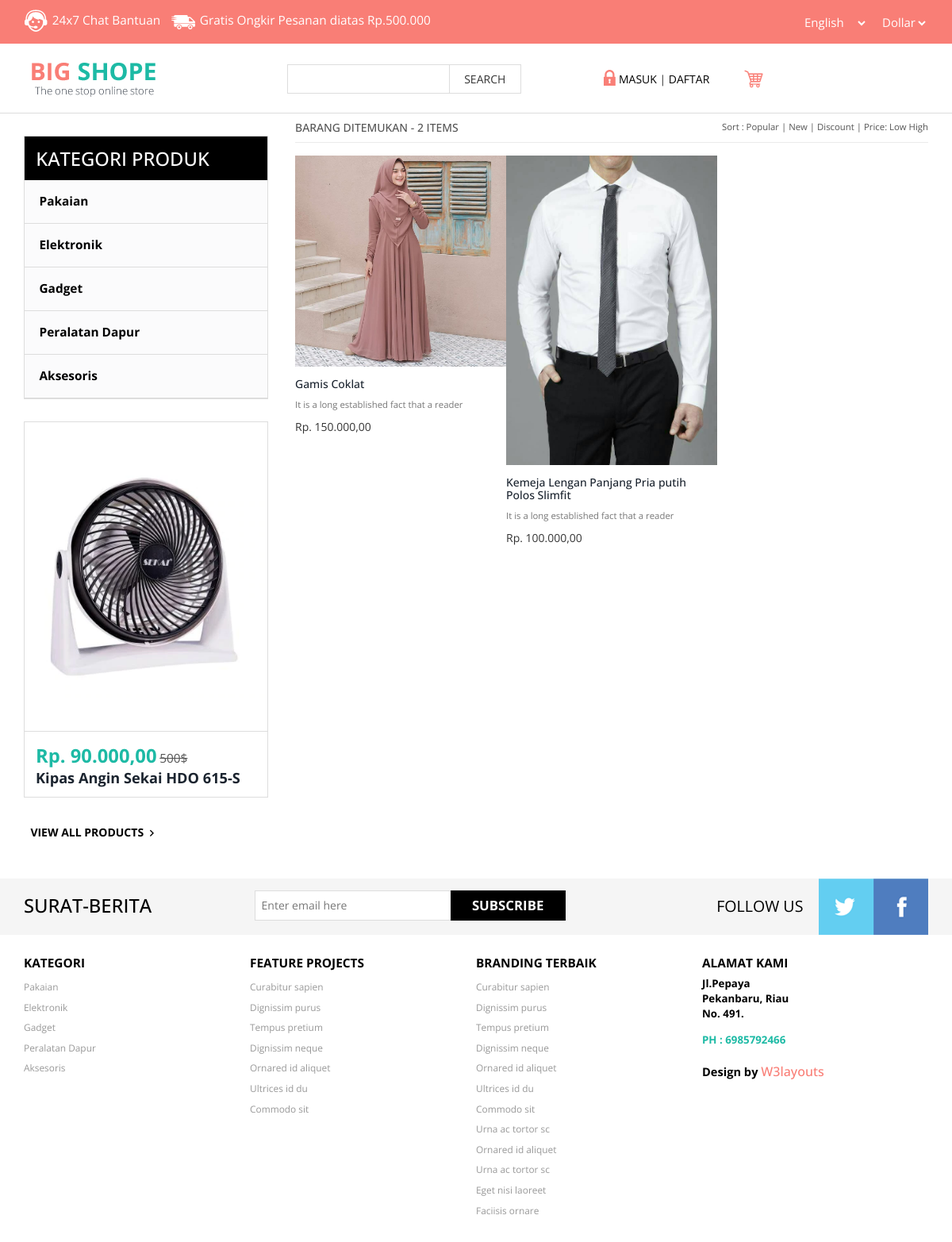
The page /product.php?id=4 on the database its author committed.
### tables this page shows
CREATE TABLE `tb_barang` (
  `kd_barang` int(11) NOT NULL,
  `nama` varchar(50) NOT NULL,
  `id_kategori` varchar(10) NOT NULL,
  `deskripsi` text NOT NULL,
  `jumlah_brg` int(11) NOT NULL,
  `headline` enum('Y','T') NOT NULL,
  `tgl_masuk` date NOT NULL,
  `hrg_jual` double NOT NULL,
  `terjual` int(11) NOT NULL,
  `foto` text NOT NULL,
  `stok_barang` int(5) NOT NULL
);

CREATE TABLE `tb_kategori` (
  `id_kategori` int(11) NOT NULL,
  `nama_kategori` varchar(50) NOT NULL
);

### config/functions.php (called while the page is built, shortened)
<?php
function base_url($url = null) {
	$base_url = 'http://localhost/toko-line-doo/';
	if($url != null) {
		return $base_url . $url;
	} else {
		return $base_url;
	}
}

### product.php (the view, shortened to what this page needs)
<?php
require_once 'config/functions.php';
$idH = $_GET['id'];
$kategoriB = "SELECT * FROM tb_barang WHERE id_kategori = $idH";
?>
<!DOCTYPE html>
<html>
<head>
<link href="css/bootstrap.css" rel="stylesheet" type="text/css" media="all" />
<link href="css/style.css" rel="stylesheet" type="text/css" media="all" />
<link href="paneladmin/lib/font-awesome/css/font-awesome.css" rel="stylesheet" />
</head>
<body>
	<div class="header">
		<div class="top-header">
			<div class="container">
				<div class="top-header-left">
					<ul class="support">
						<li><a href="#"><label> </label></a></li>
						<li><a href="#">24x7 Chat<span class="live"> Bantuan</span></a></li>
					</ul>
					<ul class="support">
						<li class="van"><a href="#"><label> </label></a></li>
						<li><a href="#">Gratis Ongkir <span class="live">Pesanan diatas Rp.500.000</span></a></li>
					</ul>
					<div class="clearfix"> </div>
				</div>
				<div class="top-header-right">
				 <div class="down-top">
						  <select class="in-drop">
							  <option value="English" class="in-of">English</option>
							</select>
					 </div>
					<div class="down-top top-down">
						  <select class="in-drop">
						  <option value="Dollar" class="in-of">Dollar</option>
							</select>
					 </div>
					<div class="clearfix"> </div>
				</div>
				<div class="clearfix"> </div>
			</div>
		</div>
		<div class="bottom-header">
			<div class="container">
				<div class="header-bottom-left">
					<div class="logo">
						<a href="<?= base_url(); ?>"><img src="images/logo.png" alt=" " /></a>
					</div>
					<div class="search">
						<input type="text" value="" onfocus="this.value = '';" onblur="if (this.value == '') {this.value = '';}" >
						<input type="submit"  value="SEARCH">
					</div>
					<div class="clearfix"> </div>
				</div>
				<div class="header-bottom-right">
						<?php if(isset($_SESSION['username'])) : ?>
							<ul class="login">
								<li><a href="<?= base_url('paneladmin/index.php'); ?>"><span> </span>USER</a></li> |
								<li ><a href="<?= base_url('paneladmin/logout.php'); ?>"><i class="fa fa-sign-out"></i> LOGUOT</a></li>
							</ul>
							<?php else : ?>
							<ul class="login">
								<li><a href="<?= base_url('paneladmin/index.php'); ?>"><span> </span>MASUK</a></li> |
								<li ><a href="<?= base_url('paneladmin/index.php'); ?>">DAFTAR</a></li>
							</ul>
						<?php endif; ?>
						<div class="cart"><a href="<?= base_url('paneladmin/index.php'); ?>"><span> </span></a></div>
				</div>
			</div>
		</div>
	</div>
	<div class="container">
	<div class="women-product">
		<div class=" w_content">
			<div class="women">
				<?php
				$jmlH = mysqli_num_rows(mysqli_query($conn, $kategoriB));
				?>
				<h4>Barang Ditemukan - <span><?= $jmlH; ?> items</span> </h4>
				<ul class="w_nav">
					<li>Sort : </li>
			     	<li><a class="active" href="#">popular</a></li> |
			     	<li><a href="#">new </a></li> |
			     	<li><a href="#">discount</a></li> |
			     	<li><a href="#">price: Low High </a></li>
			     </ul>
			     <div class="clearfix"> </div>
			</div>
		</div>
		<div class="grid-product">
		<?php
		$id = $_GET['id'];
		$kategori = "SELECT * FROM tb_barang WHERE id_kategori = $id";
		$ktg = mysqli_query($conn, $kategori) or die(mysqli_error($conn));
		while($rowT = mysqli_fetch_assoc($ktg)) {
		?>
		  <div class="product-grid">
			<div class="content_box"><a href="single.php?id=<?= $rowT['kd_barang']; ?>">
			   	<div class="left-grid-view grid-view-left">
			   	   	 <img src="paneladmin/modul/produk/img/<?= $rowT['foto']; ?>" class="img-responsive watch-right" alt=""/>
				   	  </a>
				</div>
				    <h5><a href="single.php?id=<?= $rowT['kd_barang']; ?>"><?= $rowT['nama']; ?></a></h5>
				     <p>It is a long established fact that a reader</p>
				     Rp. <?= number_format($rowT['hrg_jual'],2,",","."); ?>
			   	</div>
              </div>
			 <?php }  ?>
		</div>
	<div class="sub-cate">
				<?php require_once 'menu.php'; ?>
	<div class="footer">
		<div class="footer-top">
			<div class="container">
				<div class="latter">
					<h6>SURAT-BERITA</h6>
					<div class="sub-left-right">
						<form>
							<input type="text" value="Enter email here"onfocus="this.value = '';" onblur="if (this.value == '') {this.value = 'Enter email here';}" />
							<input type="submit" value="SUBSCRIBE" />
						</form>
					</div>
				</div>
				<div class="latter-right">
					<p>FOLLOW US</p>
					<ul class="face-in-to">
						<li><a href="#"><span> </span></a></li>
						<li><a href="#"><span class="facebook-in"> </span></a></li>
					</ul>
					<div class="clearfix"> </div>
				</div>
			</div>
		</div>
		<div class="footer-bottom">
			<div class="container">
				<div class="footer-bottom-cate">
					<h6>KATEGORI</h6>
					<ul>
						<?php
						$menu = mysqli_query($conn, "SELECT * FROM tb_kategori") or die(mysqli_error($conn));
						while($row = mysqli_fetch_assoc($menu)) { ?>
						<li><a href="product.php?id=<?= $row['id_kategori']; ?>"><?= $row['nama_kategori']; ?></a></li>
						<?php } ?>
					</ul>
				</div>
				<div class="footer-bottom-cate bottom-grid-cat">
					<h6>FEATURE PROJECTS</h6>
					<ul>
						<li><a href="#">Curabitur sapien</a></li>
						<li><a href="#">Dignissim purus</a></li>
						<li><a href="#">Tempus pretium</a></li>
						<li ><a href="#">Dignissim neque</a></li>
						<li ><a href="#">Ornared id aliquet</a></li>
						<li><a href="#">Ultrices id du</a></li>
						<li><a href="#">Commodo sit</a></li>
					</ul>
				</div>
				<div class="footer-bottom-cate">
					<h6>BRANDING TERBAIK</h6>
					<ul>
						<li><a href="#">Curabitur sapien</a></li>
						<li><a href="#">Dignissim purus</a></li>
						<li><a href="#">Tempus pretium</a></li>
						<li ><a href="#">Dignissim neque</a></li>
						<li ><a href="#">Ornared id aliquet</a></li>
						<li><a href="#">Ultrices id du</a></li>
						<li><a href="#">Commodo sit</a></li>
						<li ><a href="#">Urna ac tortor sc</a></li>
						<li><a href="#">Ornared id aliquet</a></li>
						<li><a href="#">Urna ac tortor sc</a></li>
						<li ><a href="#">Eget nisi laoreet</a></li>
						<li ><a href="#">Faciisis ornare</a></li>
					</ul>
				</div>
				<div class="footer-bottom-cate cate-bottom">
					<h6>ALAMAT KAMI</h6>
					<ul>
						<li>Jl.Pepaya</li>
						<li>Pekanbaru, Riau</li>
						<li>No. 491.</li>
						<li class="phone">PH : 6985792466</li>
						<li class="temp"> <p class="footer-class">Design by <a href="http://w3layouts.com/" target="_blank">W3layouts</a> </p></li>
					</ul>
				</div>
				<div class="clearfix"> </div>
			</div>
		</div>
	</div>
</body>
</html>

### menu.php (shortened to what this page needs)
<div class=" top-nav rsidebar span_1_of_left">
	<h3 class="cate">KATEGORI PRODUK</h3>
		<ul class="menu">
			<?php
			$menu = mysqli_query($conn, "SELECT * FROM tb_kategori") or die(mysqli_error($conn));
			while($row = mysqli_fetch_assoc($menu)) { ?>
				<li>
					<ul class="kid-menu">
						<li><a href="product.php?id=<?= $row['id_kategori']; ?>"><?= $row['nama_kategori']; ?></a></li>
					</ul>
				</li>
			<?php } ?>
		</ul>
</div>
		<?php
		$sidebarBrg = mysqli_query($conn, "SELECT * FROM tb_barang ORDER BY id_kategori LIMIT 1") or die(mysqli_error($conn));
		while($row = mysqli_fetch_assoc($sidebarBrg)) { ?>
					<div class="chain-grid menu-chain">
	   		     		<a href="single.php?id=<?= $row['kd_barang']; ?>&rl=<?= $row['id_kategori']; ?>"><img class="img-responsive chain" src="paneladmin/modul/produk/img/<?= $row['foto']; ?>" alt=" " /></a>
	   		     		<div class="grid-chain-bottom chain-watch">
		   		     		<span class="actual dolor-left-grid">Rp. <?= number_format($row['hrg_jual'],2,",","."); ?></span>
		   		     		<span class="reducedfrom">500$</span>
		   		     		<h6><a href="single.php?id=<?= $row['kd_barang']; ?>"><?= $row['nama']; ?></a></h6>
	   		     		</div>
	   		     	</div>
	   		     <?php } ?>
	   		     	 <a class="view-all all-product" href="product.html">VIEW ALL PRODUCTS<span> </span></a>
			</div>
	   		    <div class="clearfix"> </div>

### rows shown on the page
tb_barang: foto (picture), nama "Gamis Coklat", hrg_jual "150.000,00"
tb_barang: foto (picture), nama "Kemeja Lengan Panjang Pria putih Polos Slimfit", hrg_jual "100.000,00"
tb_kategori: nama_kategori "Pakaian"
tb_kategori: nama_kategori "Elektronik"
tb_kategori: nama_kategori "Gadget"
tb_kategori: nama_kategori "Peralatan Dapur"
tb_kategori: nama_kategori "Aksesoris"
tb_barang: foto (picture), hrg_jual "90.000,00", nama "Kipas Angin Sekai HDO 615-S"

### other values the page prints
$jmlH "2"
